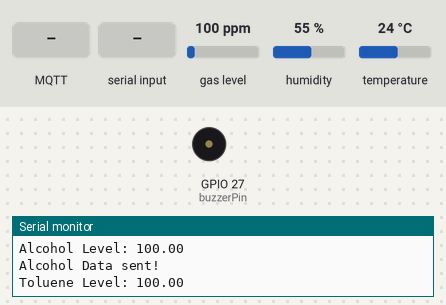
Bench run of a sketch on a simulated ESP32. Parts: buzzer (waves = sounding, pin HIGH), the last lines printed to the serial monitor. Inputs (shaded band) come from the test bench; at power-on: gas level 100 ppm, humidity 55 %, temperature 24 °C. WiFi joins after 1.5 s; servers stay silent unless stated; no MQTT or app messages arrive unless stated.

Above: at 2.8 s.
2.9 s: MQTT message "1" arrives on the first subscribed topic
At 13.7 s:
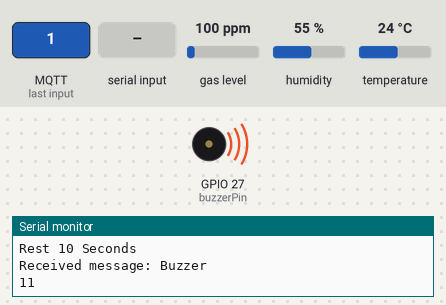
15.4 s: "1\n" received over the second serial link
17.4 s: MQTT message "on" arrives on the first subscribed topic
Timing chart, 0 to 20.4 s (numbered marks = the images above; inputs shaded):
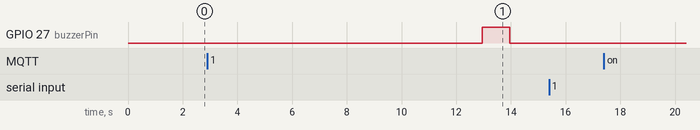

Measured:
- after the input at 2.9 s, GPIO 27 (buzzerPin): LOW → HIGH after 10.1 s, → LOW 1.0 s later

The sketch:

AirQualityMonitor_V3.ino
```cpp
//Includes
#include <SPI.h>
#include <WiFi.h>
#include <PubSubClient.h>
#include <SoftwareSerial.h>
#include <MQUnifiedsensor.h>
#include "DHT.h"

//Definitions
#define micro "ESP-32"
#define Voltage_Resolution 3.3
#define pin 34 //Analog input 0 of your arduino
#define type "MQ-135" //MQ135
#define ADC_Bit_Resolution 12 // For arduino UNO/MEGA/NANO
#define RatioMQ135CleanAir 3.6//RS / R0 = 3.6 ppm
#define DHTPIN 19
#define DHTTYPE DHT11
const int buzzerPin =  27;


//Data type assign
unsigned int pm1 = 0;
unsigned int pm2_5 = 0;
unsigned int pm10 = 0;
double CO2 = (0);

//WiFi Configuration
char* wifi_ssid = "juan";
char* wifi_password = "12345678";

//MQTT Configuration
char* mqtt_server = "192.168.137.1";
int mqtt_port = 1883;
char* mqtt_clientID = "";
char* mqtt_username = "";
char* mqtt_password = "";

//MQTT Topic Configuration
char *tempTopic = "temp";
char *humidTopic = "humid";
char *pm1Topic = "pm1";
char *pm2_5Topic = "pm2_5";
char *pm10Topic = "pm10";
char *co2Topic = "co2";
char *coTopic = "co";
char *alcoholTopic = "alcohol";
char *tolueneTopic = "toluene";
char *nh4Topic = "nh4";
char *acetoneTopic = "acetone";
char *BuzzerTopic = "Buzzer";
int a;
char b;


void callback(char* topic, byte* payload, unsigned int length);

//Pin&Other things Assignment
WiFiClient espClient;
//PubSubClient client(espClient);
PubSubClient client(mqtt_server, mqtt_port, callback, espClient);

DHT dht(DHTPIN, DHTTYPE);
SoftwareSerial mySerial(21, 22); // RX, TX
int status = WL_IDLE_STATUS;
MQUnifiedsensor MQ135(micro, Voltage_Resolution, ADC_Bit_Resolution, pin, type);

void setup() {
  pinMode(buzzerPin, OUTPUT);
  // Open serial communications and wait for port to open:
  Serial.begin(9600);
  mySerial.begin(9600);
  Serial.println();
  Serial.println("Serial port started!");


  // Initialize DHT11 sensor
  dht.begin();
  Serial.println("DHT initialized!");

  // Initialize Wifi Connection
  setup_wifi();
  client.setServer(mqtt_server, mqtt_port);
  client.setCallback(callback);
  //Initialize MQ135 Math Model
  //Set math model to calculate the PPM concentration and the value of constants
  MQ135.setRegressionMethod(1); //_PPM =  a*ratio^

  //Calibrate MQ135
  MQ135.init();
  Serial.print("Calibrating please wait.");
  float calcR0 = 0;
  for (int i = 1; i <= 10; i ++)
  {
    MQ135.update(); // Update data, the arduino will be read the voltage on the analog pin
    calcR0 += MQ135.calibrate(RatioMQ135CleanAir);
    Serial.print(".");
  }
  MQ135.setR0(calcR0 / 10);
  Serial.println("  done!.");

  //When Calibration failed, show this one
  if (isinf(calcR0)) {
    Serial.println("Warning: Conection issue founded, R0 is infite (Open circuit detected) please check your wiring and supply");
    while (1);
  }
  if (calcR0 == 0) {
    Serial.println("Warning: Conection issue founded, R0 is zero (Analog pin with short circuit to ground) please check your wiring and supply");
    while (1);
  }
  //End of Calibration
  MQ135.serialDebug(false);
}

// Callback function
void callback(char* topic, byte* payload, unsigned int length) {
  Serial.print("Received message: ");
  Serial.println(topic);
  for(int i=0; i<length; i++){
    Serial.print((char) payload[i]);
    b=payload[i];
    Serial.println(b);
    a=b-'0';
    if(b=='1'){
      digitalWrite(buzzerPin, HIGH);
      delay(1000);
      digitalWrite(buzzerPin, LOW);
      delay(1000);
      Serial.println("Buzzer ON");
    }
  }
  Serial.println();
}


//Connecting to WiFi
void setup_wifi()
{
  //Give a rest before connect, so ESP have time to scan wifi
  delay(100);
  // We start by connecting to a WiFi network
  Serial.println();
  Serial.print("Connecting to ");
  Serial.println(wifi_ssid);

  WiFi.begin(wifi_ssid, wifi_password);

  //While connecting, print dots characters
  while (WiFi.status() != WL_CONNECTED) {
    delay(500);
    Serial.print(".");
  }

  //When Connected, show Ip Adress and confirmation
  Serial.println("");
  Serial.println("WiFi connected");
  Serial.println("IP address: ");
  Serial.println(WiFi.localIP());
}

//MQTT Connection
void reconnect() {
  // Loop MQTT connection until we're reconnected
  while (!client.connected()) {
    Serial.print("Attempting MQTT connection...");

    // Attempt to connect
    if (client.connect(mqtt_clientID, mqtt_username, mqtt_password)) {
      Serial.println("connected");
      client.subscribe("Buzzer");

      //When fail to connect to MQTT Server, retry until connected
    } else {
      Serial.print("failed, rc=");
      Serial.print(client.state());
      Serial.println(" try again in 5 seconds");
      // Wait 5 seconds before retrying
      delay(5000);
    }
  }
}


void loop() {
  if (!client.connected()) {
    reconnect();
  }
  client.loop();
  float h = dht.readHumidity();
  float t = dht.readTemperature();


  // check if returns are valid, if they are NaN (not a number) then something went wrong!
  if (isnan(t) || isnan(h))
  {
    Serial.println("Failed to read from DHT");
  }
  else
    //Loop 1 (DHT11 reading)
  {
    String dataStr = "Humidity: " + String(h) + "%, Temperature: " + String(t);
    Serial.println(dataStr);

    if (client.connected())
    {
      String tempStr = "" + String(t) + "";
      String humidStr = "" + String(h) + "";
      client.publish(tempTopic, tempStr.c_str());
      client.publish(humidTopic, humidStr.c_str());
      Serial.println("DHT Data sent!");
      delay(1000);
    }
    int index = 0;
    char value;
    char previousValue;

    while (mySerial.available()) {
      value = mySerial.read();
      if ((index == 0 && value != 0x42) || (index == 1 && value != 0x4d)) {
        Serial.println("Cannot find the data header.");
        break;
      }

      if (index == 4 || index == 6 || index == 8 || index == 10 || index == 12 || index == 14) {
        previousValue = value;
      }
      else if (index == 5) {
        pm1 = 256 * previousValue + value;
        // Read PM1 Result
        // with unit ug/m3


        //Convert to string
        String dataStrpm1 = "PM1 Value: " + String(pm1) + "";

        //Check if convertion success
        Serial.println(dataStrpm1);

        //Convert to string, send data via MQTT
        String pm1Str = "" + String(pm1) + "";
        client.publish(pm1Topic, pm1Str.c_str());
        Serial.println("PM 1 Data sent!");
      }

      else if (index == 7) {
        pm2_5 = 256 * previousValue + value;
        // Print PM2.5 result
        // with unit ug/m3

        //convert result (pm2.5) to string
        String dataStrpm2_5 = "PM2_5 Value: " + String(pm2_5) + "";

        //check if convertion success
        Serial.println(dataStrpm2_5);

        //Convert to string, send data via MQTT
        String pm2_5Str = "" + String(pm2_5) + "";
        client.publish(pm2_5Topic, pm2_5Str.c_str());
        Serial.println("PM2.5 Data sent!");
      }

      else if (index == 9) {
        // Read PM10 value
        // with unit ug/m3
        pm10 = 256 * previousValue + value;

        //convert (pm1) to string
        String dataStrpm10 = "PM10 Value: " + String(pm10) + "";


        //Check if conversion succeed
        Serial.println(dataStrpm10);

        //Convert to string, send data via MQTT
        String pm10Str = "" + String(pm10) + "";
        client.publish(pm10Topic, pm10Str.c_str());
        Serial.println("PM10 Data sent!");

      }
      //If reading >15, back to first loop
      else if (index > 15) {
        break;
      }
      index++;
    }
    while (mySerial.available()) mySerial.read();
    {


      MQ135.update(); // Update data, the arduino will be read the voltage on the analog pin

      //Read Every data from MQ135
      MQ135.setA(110.47); MQ135.setB(-2.862);
      CO2 = MQ135.readSensor();

      MQ135.setA(605.18); MQ135.setB(-3.937);
      float CO = MQ135.readSensor();

      MQ135.setA(77.255); MQ135.setB(-3.18);
      float Alcohol = MQ135.readSensor();

      MQ135.setA(44.947); MQ135.setB(-3.445);
      float Toluene = MQ135.readSensor();

      MQ135.setA(102.2 ); MQ135.setB(-2.473);
      float NH4 = MQ135.readSensor();

      MQ135.setA(34.668); MQ135.setB(-3.369);
      float Acetone = MQ135.readSensor();


      //////////Converting, Displaying on Serial Monitor
      //////And then publish them into MQTT

      //Convert data from CO2 into String
      String dataStrCO2 = "CO2 Value: " + String(CO2) + "";
      //CO2 Conversion check
      Serial.println(dataStrCO2);

      //Change CO2 data type to string, and publish to MQTT
      String CO2Str = "" + String(CO2) + "";
      client.publish(co2Topic, CO2Str.c_str());
      Serial.println("CO2 Data sent!");


      //Convert data from CO into String
      String dataStrCO = "CO Level: " + String(CO) + "";
      //CO Conversion check
      Serial.println(dataStrCO);

      //Change data type to string, and publish to MQTT
      String COStr = "" + String(CO) + "";
      client.publish(coTopic, COStr.c_str());
      Serial.println("CO Data sent!");


      //Convert data from Alcohol into String
      String dataStrAlcohol = "Alcohol Level: " + String(Alcohol) + "";
      //Alcohol Conversion check
      Serial.println(dataStrAlcohol);

      //Change data type to string, and publish to MQTT
      String AlcoholStr = "" + String(Alcohol) + "";
      client.publish(alcoholTopic, AlcoholStr.c_str());
      Serial.println("Alcohol Data sent!");


      //Convert data from Toluene into String
      String dataStrToluene = "Toluene Level: " + String(Toluene) + "";
      //Toluene Conversion check
      Serial.println(dataStrToluene);

      //Change data type to string, and publish to MQTT
      String TolueneStr = "" + String(Toluene) + "";
      client.publish(tolueneTopic, TolueneStr.c_str());
      Serial.println("Toluene Data sent!");


      //Convert data from NH4 into String
      String dataStrNH4 = "NH4 Value: " + String(NH4) + "";
      //NH4 Conversion check
      Serial.println(dataStrNH4);

      //Change data type to string, and publish to MQTT
      String NH4Str = "" + String(NH4) + "";
      client.publish(nh4Topic, NH4Str.c_str());
      Serial.println("NH4 Data sent!");


      //Convert data from Acetone into String
      String dataStrAcetone = "Acetone Level: " + String(Acetone) + "";
      //Acetone Conversion check
      Serial.println(dataStrAcetone);

      //Change data type to string, and publish to MQTT
      String AcetoneStr = "" + String(Acetone) + "";
      client.publish(acetoneTopic, AcetoneStr.c_str());
      Serial.println("Acetone Data sent!");

      Serial.println("All Data Sent :D.");
      Serial.println("Rest 10 Seconds");
      //Delay, and Query again
      delay(10001);
    }

  }
}
```
